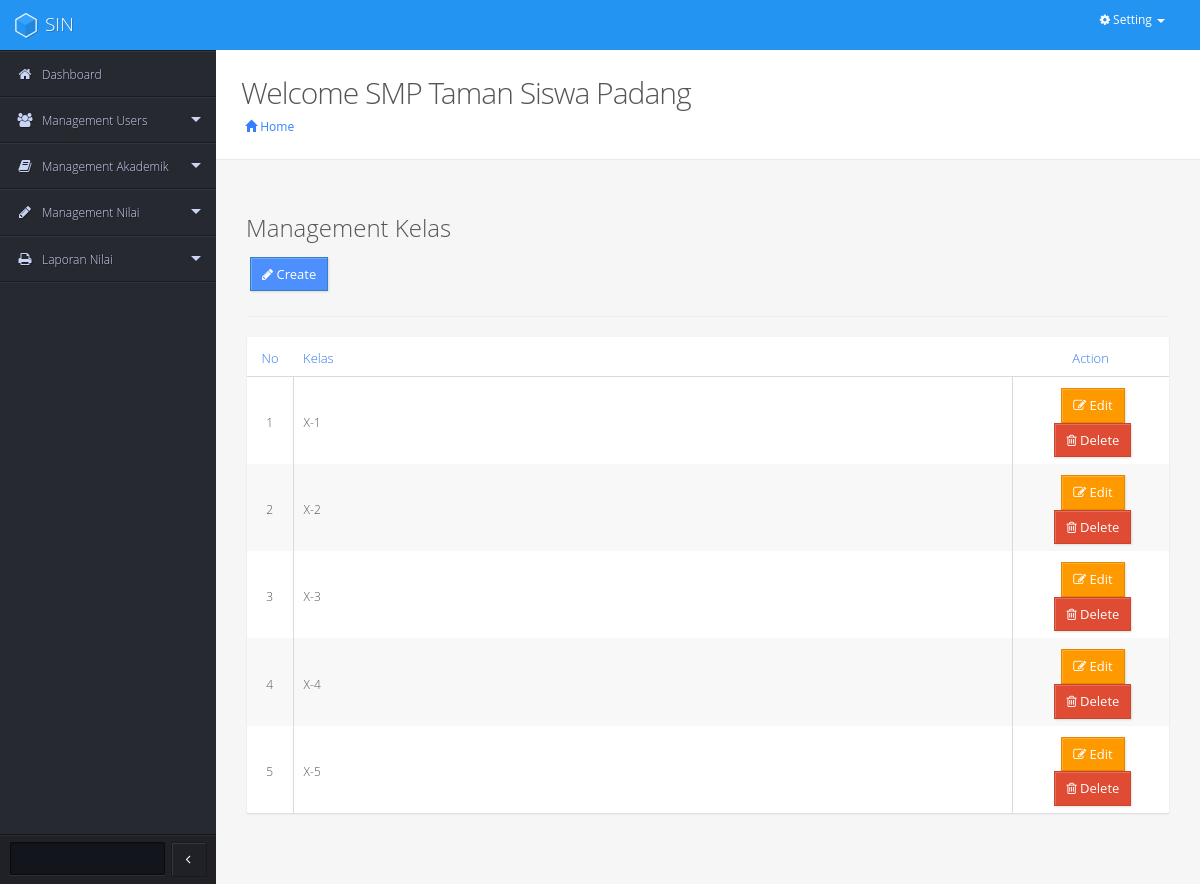
The page /dashboard.php?akademik=Kelas (signed in) on the database its author committed.
### tables this page shows
CREATE TABLE IF NOT EXISTS `kelas` (
  `kelas_id` int(11) NOT NULL AUTO_INCREMENT,
  `kelas_nama` varchar(50) NOT NULL,
  PRIMARY KEY (`kelas_id`)
);

### tabel/tabel_kelas.php (the view, shortened to what this page needs)
<div class="row">
	<div class="col-md-12">
		<h3 class="spacer-bottom-sm">Management Kelas</h3>
		<a href="?akademik=Kelas&&create=Kelas" class="btn btn-primary"><span class="fa fa-pencil"></span> Create</a>
		<hr/>
		<div class="block-flat no-padding">
			<div class="content">
				<table class="no-border blue">
					<thead class="no-border">
						<tr>
							<th style="width: 5%;" class="text-center">No</th>
							<th>Kelas</th>
							<th style="width: 17%;" class="text-center">Action</th>
						</tr>
					</thead>
					<tbody class="no-border-x">
						<?php
							$kelas 	= 	mysql_query("SELECT * FROM kelas");
							$no 	= 	1;
							while ($data=mysql_fetch_array($kelas)) {
						?>
						<tr>
							<td class="text-center"><?php echo $no; ?></td>
							<td><?php echo $data['kelas_nama']; ?></td>
							<td class="text-center">
								<a href="?akademik=Kelas&&edit-kelas=<?php echo $data['kelas_id']; ?>" class="btn btn-warning"><span class="fa fa-edit"></span> Edit</a>
								<a href="?akademik=Kelas&&del-kelas=<?php echo $data['kelas_id']; ?>" class="btn btn-danger"><span class="fa fa-trash-o"></span> Delete</a>
							</td>
						</tr>
						<?php
							$no++;
							}
						?>
					</tbody>
				</table>
			</div>
		</div>
	</div>
</div>

### rows shown on the page
kelas: kelas_nama "X-1"
kelas: kelas_nama "X-2"
kelas: kelas_nama "X-3"
kelas: kelas_nama "X-4"
kelas: kelas_nama "X-5"
